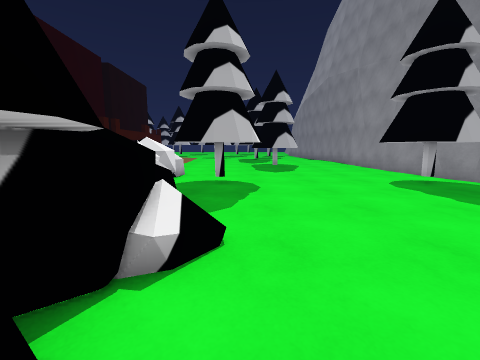
View 1 (above)

21 first-person views from a walk through a 3-D level made in the Unity game engine. The camera is 1.3 m above the floor, tilts 8° down and sees 90° across. The floor is counted in squares, 1 m on a side. Each view is taken from the middle of a square. On the plan, view 1 faces up. The plan holds only what a view shows up to about 12 squares ahead; the rest is blank. The place goes on beyond the plan. The player character is not drawn.

View 2
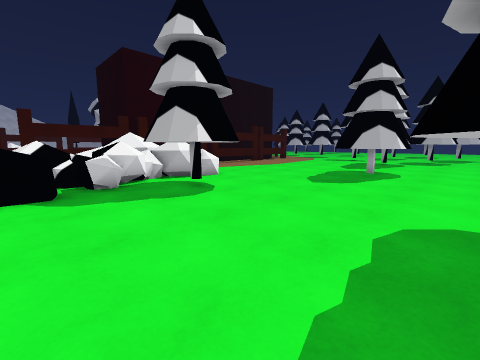

View 3
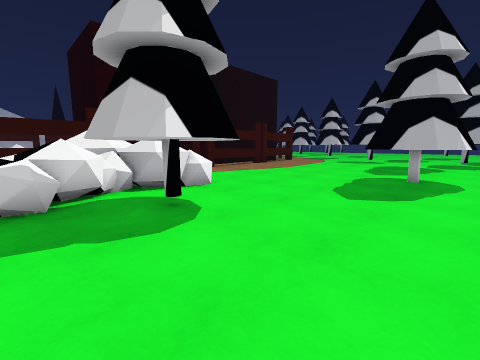

View 4
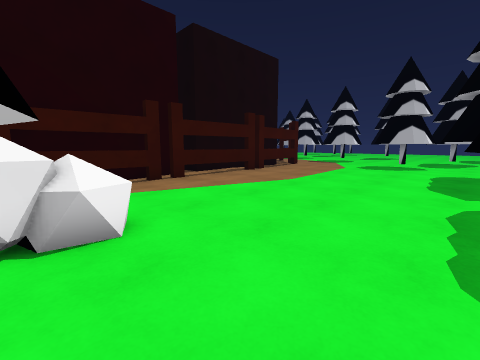

View 5
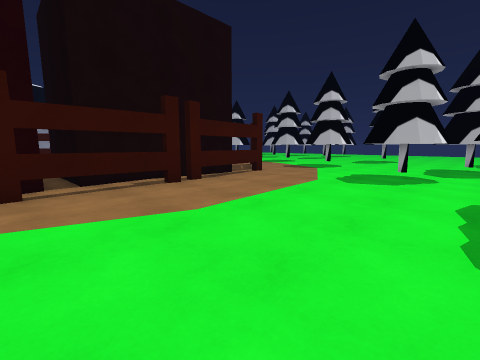

View 6
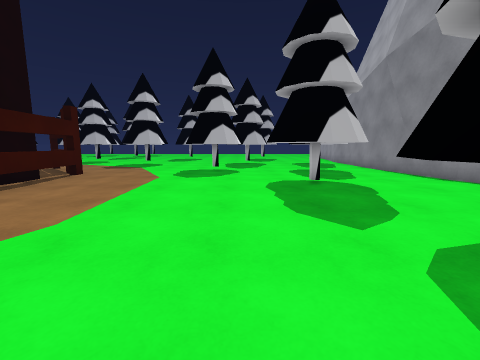

View 7
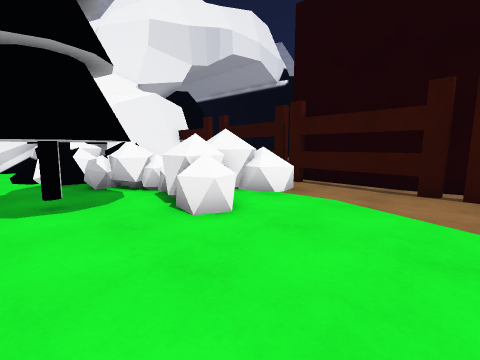

View 8
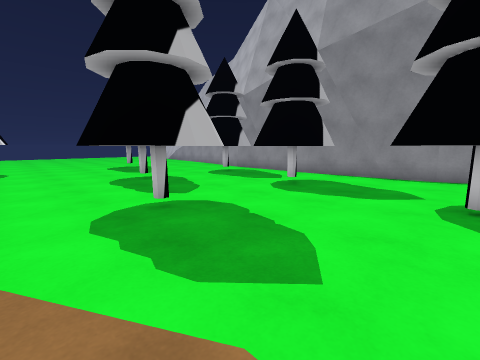

View 9
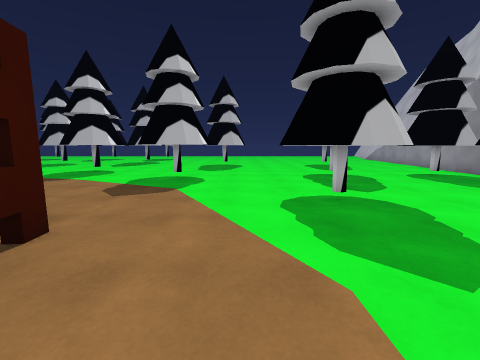

View 10
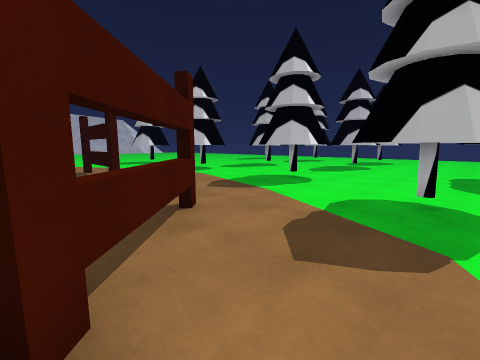

View 11
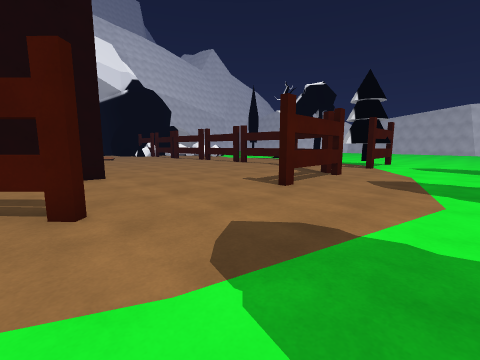

View 12
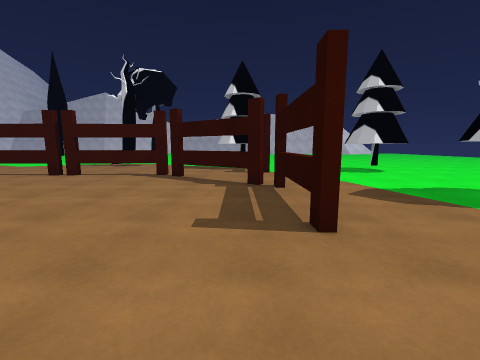

View 13
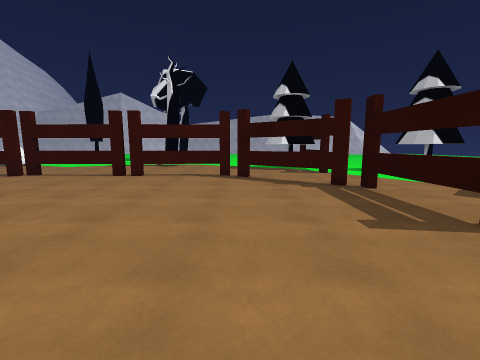

View 14
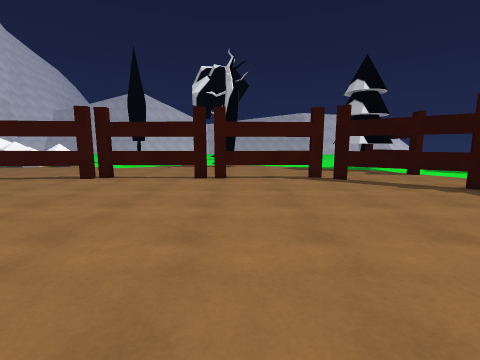

View 15
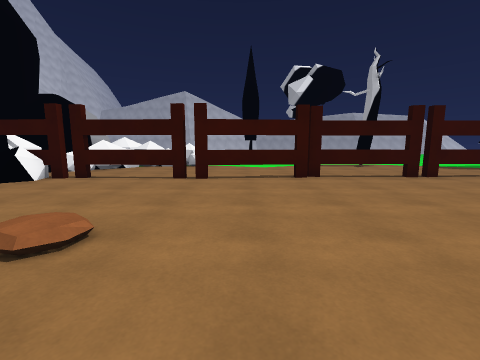

View 16
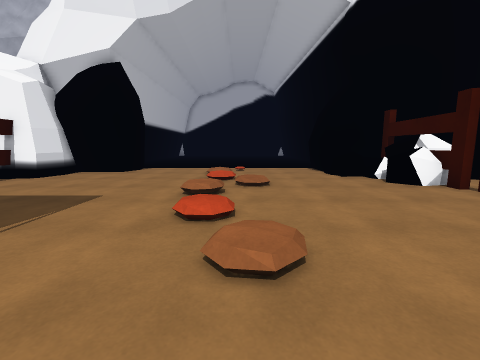

View 17
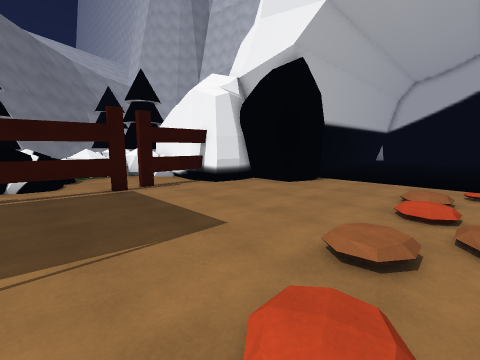

View 18
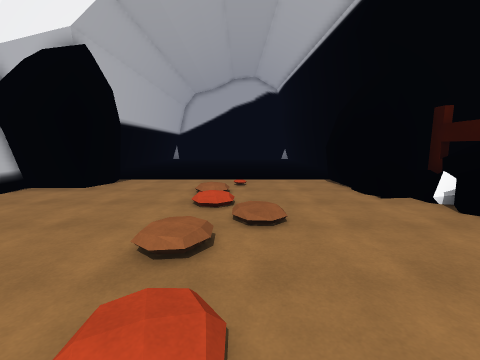

View 19
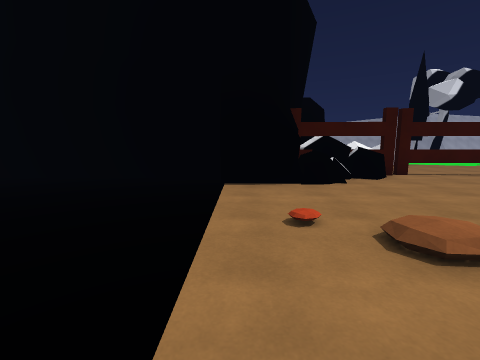

View 20
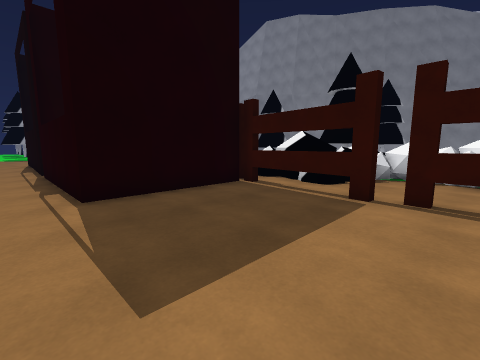

View 21
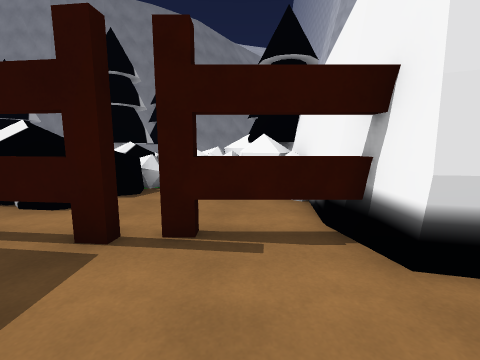

### Floor plan
Key: @ floor where view 1 was taken; # wall or solid block; x gap in a wall; . main floor; : floor 0.25 m higher than the main floor; + floor 1 m higher than the main floor; * floor 1.25 m higher than the main floor; % floor 1.5 m higher than the main floor; & floor 1.75 m higher than the main floor; / step, stairs or slope; = window, fence, low wall or low ledge; ^ raised ledge; v drop or lower ground; T thing the floor can be seen under or through; O other object.
Columns run from 25 left of view 1 to 6 right of it. Each row starts with its distance up from view 1.
 33 ....## ....##...   .... ##   #
 32 ................ # .... ## .###
 31 ................###.....##...##
 30 ..............................
 29 ......................  ....
 28 ..TT===#.....##......  # ..
 27 ..=...........=#.....####.. #
 26 .=#............=#.....##... ##..
 25 #=..............#...............
 24 #.............. .#::::..........
 23 #..........#######.:::::.TT  ...
 22 =..........     ##..:::::TTT ...
 21 =..........     ##...:::. TTT...
 20 =..........     ##..............
 19 #..........#    ###.............
 18 #..........#    ##=........  ...
 17 =........ .#    ##........    ..
 16 =.......  ..    ##........####..
 15 =.......  .     ##........ ##...
 14 #........ .     ##..............
 13 =..........     ##..............
 12 =..........     ##..............
 11 =..........     ##.=.==.........
 10 =..........     ## #=## T .....
  9 #.....//.........## *=##T T...
  8 =.....//.........=#&+==# TT... T
  7 =......//.......=#  =####T.....#
  6 =......//.......=T. ==#=........
  5 =...............x...=#==........
  4 #.......O.......TT...Ov#=.......
  3 #^....//........=T..vOv =.....
  2 #^....///.......=T.=%  ##...
  1 ^=....../......#T#####  =...
  0 # = ..../......#        #@
 -1 #   ..../....  #        ##
 -2     .../.....
 -3     .........
 -4     .........

Positions as (right, up) in squares from view 1, and headings:
1: (0, 0), facing up
2: (6, 4), facing up-left
3: (4, 6), facing up-left
4: (1, 10), facing up-left
5: (0, 15), facing up-left
6: (-1, 14), facing up
7: (0, 15), facing down-left
8: (-5, 22), facing up-right
9: (-5, 21), facing up
10: (-7, 25), facing up-left
11: (-11, 33), facing down-left
12: (-14, 27), facing left
13: (-14, 24), facing left
14: (-15, 20), facing left
15: (-15, 11), facing left
16: (-18, 11), facing down
17: (-18, 8), facing down-right
18: (-18, 8), facing down
19: (-14, -3), facing left
20: (-15, 3), facing up-right
21: (-12, 3), facing right
